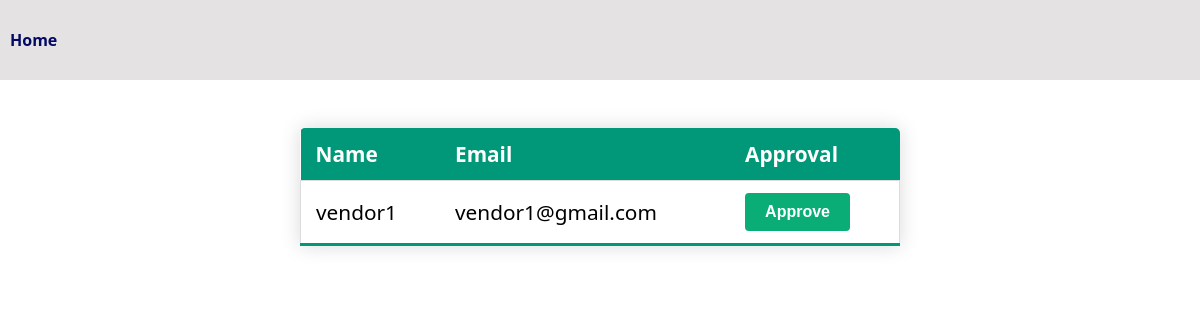
The app's page /approve_vendor/, older data.
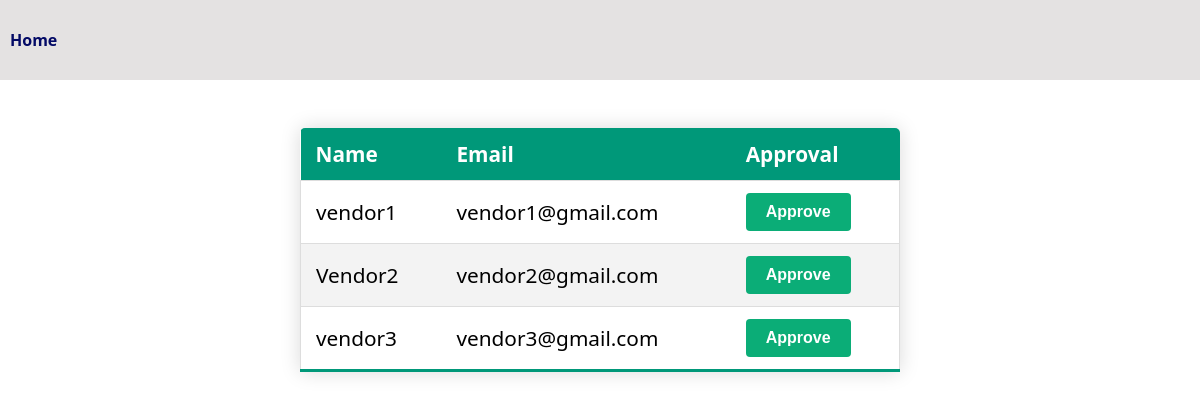
The same page, newer data.
### vendor_app/models.py (models this page shows, shortened)
class Vendor(models.Model):
  vendor_name = models.CharField(max_length=25)
  vendor_email = models.EmailField()
  vendor_password = models.CharField(max_length=25)
  vendor_approval_status = models.BooleanField(default=False)

### admin_app/views.py (the view, shortened to what this page needs)
# urls.py: path('approve_vendor/', approve_vendor, name='approve_vendor'),
def approve_vendor(request):
    vendor_object = Vendor.objects.all()
    return render(request, 'admin_approve_vendor.html',{'vendor_object':vendor_object})

### templates/admin_approve_vendor.html (shortened to what this page needs)
<!DOCTYPE html>
<html lang="en">
  <head>
  </head>
  <body>
    <div class="vendor-approval-table">
      <nav>
        <div class="nav">
          <a href="{% url 'admin_app:admin_page' %}">Home</a>
        </div>
      </nav>
      <table class="content-table">
        <thead>
          <tr>
            <th>Name</th>
            <th>Email</th>
            <th>Approval</th>
          </tr>
        </thead>
        <tbody>
          {% for i in vendor_object %}
          <tr>
            <td>{{i.vendor_name}}</td>
            <td>{{i.vendor_email}}</td>
            <form action="" method="post">
              <td>
                <button type="submit">Approve</button>
              </td>
            </form>
          </tr>
          {% endfor %}
        </tbody>
      </table>
    </div>
  </body>
</html>

Row changes from the older to the newer data that the page shows:
added Vendor: vendor_name "Vendor2", vendor_email "vendor2@gmail.com"
added Vendor: vendor_name "vendor3", vendor_email "vendor3@gmail.com"
